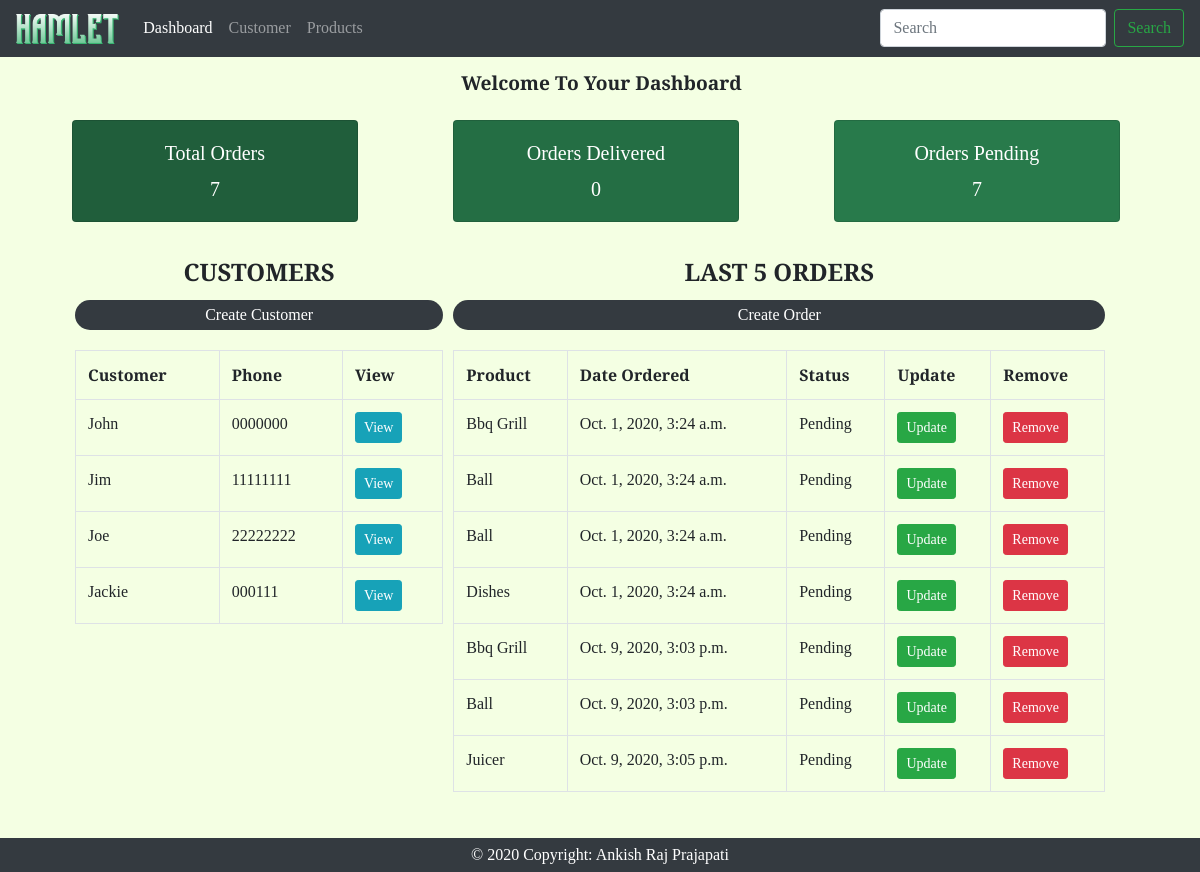
The page / on the database its author committed.
### Accounts/models.py (models this page shows, shortened)
class Customer(models.Model):
    name = models.CharField(max_length=255, null=True)
    phone = models.CharField(max_length=255, null=True)
    email = models.CharField(max_length=255, null=True)
    date_created = models.DateTimeField(auto_now_add=True, null=True)

class Order(models.Model):
    STATUS = (
        ('Pending', 'Pending'),
        ('Out For Delivery', 'Out For Delivery'),
        ('Delivered', 'Delivered')
    )
    customer = models.ForeignKey(Customer, null=True, on_delete=models.SET_NULL)
    product = models.ForeignKey(Product, null=True, on_delete=models.SET_NULL)
    date_created = models.DateTimeField(auto_now_add=True, null=True)
    status = models.CharField(max_length=250, null=True, choices=STATUS)

class Product(models.Model):
    CATEGORIES = (
        ('Indoor', 'Indoor'),
        ('Outdoor', 'Outdoor')
    )
    name = models.CharField(max_length=255, null=True)
    price = models.FloatField(null=True)
    category = models.CharField(max_length=255, null=True, choices=CATEGORIES)
    description = models.CharField(max_length=255, null=True, blank=True)
    date_created = models.DateTimeField(auto_now_add=True, null=True)
    tags = models.ManyToManyField(Tag)

### Accounts/views.py (the view)
# urls.py: path('', views.home, name="home"),
def home(request):
    orders = Order.objects.all()
    customers = Customer.objects.all()
    total_customers = customers.count()
    total_orders = orders.count()
    delivered = orders.filter(status='Delivered').count()
    pending = orders.filter(status='Pending').count()
    context = {'orders': orders, 'customers': customers,
               'total_orders': total_orders, 'delivered': delivered,
               'pending': pending}
    return render(request, 'Accounts/dashboard.html', context)

### Accounts/templates/Accounts/dashboard.html
{% extends 'Accounts/main.html' %}
{% load static %}
{% block content %}
    <p style="padding: 12px 12px 6px 15px; width: 100%; font-size: 1.2em"
       class="text-capitalize text-center font-weight-bold">Welcome to your dashboard</p>
    {% include 'Accounts/status.html' %}
    <div class="row" style="padding: 10px; margin-left: 5%">
        <div class="col-md-4 col-style border-dark">
            <h4 class="wide text-center font-weight-bold">CUSTOMERS</h4>
            <a class="btn-primary btn-dark btn-block text-center rounded-pill btn-style" href="">Create Customer</a>
            <table class="table table-responsive-sm table-bordered" style="margin-top: 20px">
                <tr>
                    <th>Customer</th>
                    <th>Phone</th>
                    <th>View</th>
                </tr>
                {% for customer in customers %}
                    <tr>
                        <td>{{ customer.name }}</td>
                        <td>{{ customer.phone }}</td>
                        <td><a href="{% url 'customer' customer.id %}" class="btn btn-sm btn-info">View</a></td>
                    </tr>
                {% endfor %}
            </table>
        </div>
        <div class="col-md-7 col-style border-dark">
            <h4 class="wide text-center font-weight-bold">LAST 5 ORDERS</h4>
            <a class="btn-primary btn-dark btn-block text-center rounded-pill btn-style" href="{% url 'create_order' %}">Create Order</a>
            <table class="table table-responsive-sm table-bordered" style="margin: 20px 0 10% 0">
                <tr>
                    <th>Product</th>
                    <th>Date Ordered</th>
                    <th>Status</th>
                    <th>Update</th>
                    <th>Remove</th>
                </tr>
                {% for order in orders %}
                    <tr>
                        <td>{{ order.product.name }}</td>
                        <td>{{ order.date_created }}</td>
                        <td>{{ order.status }}</td>
                        <td><a href="{% url 'update_order' order.id %}" class="btn btn-sm btn-success text-white" style="color: #287a4b">Update</a></td>
                        <td><a href="{% url 'delete_order' order.id %}" class="btn btn-sm btn-danger text-white" style="color: #287a4b">Remove</a></td>
                    </tr>
                {% endfor %}
            </table>
        </div>
    </div>
{% endblock %}

### static/css/main.css (style rules this page uses)
body { background-color: #f5fff5; }
h4 { padding: 5px 0 5px 0; }
.col-style { padding: 5px; }
th { padding: 2px 3px 2px 3px; }
.btn-style { padding: 3px 0 3px 0; }

### Accounts/templates/Accounts/main.html (style rules this page uses)
body { font-family: 'Bree Serif'; background-color: #f4ffe3; }

### rows shown on the page
Customer: name "John", phone "0000000"
Customer: name "Jim", phone "11111111"
Customer: name "Joe", phone "22222222"
Customer: name "Jackie", phone "000111"
Order: product.name "Bbq Grill", date_created "Oct. 1, 2020, 3:24 a.m.", status "Pending"
Order: product.name "Ball", date_created "Oct. 1, 2020, 3:24 a.m.", status "Pending"
Order: product.name "Ball", date_created "Oct. 1, 2020, 3:24 a.m.", status "Pending"
Order: product.name "Dishes", date_created "Oct. 1, 2020, 3:24 a.m.", status "Pending"
Order: product.name "Bbq Grill", date_created "Oct. 9, 2020, 3:03 p.m.", status "Pending"
Order: product.name "Ball", date_created "Oct. 9, 2020, 3:03 p.m.", status "Pending"
Order: product.name "Juicer", date_created "Oct. 9, 2020, 3:05 p.m.", status "Pending"

### other values the page prints
{{ total_orders }} "7"
{{ delivered }} "0"
{{ pending }} "7"
